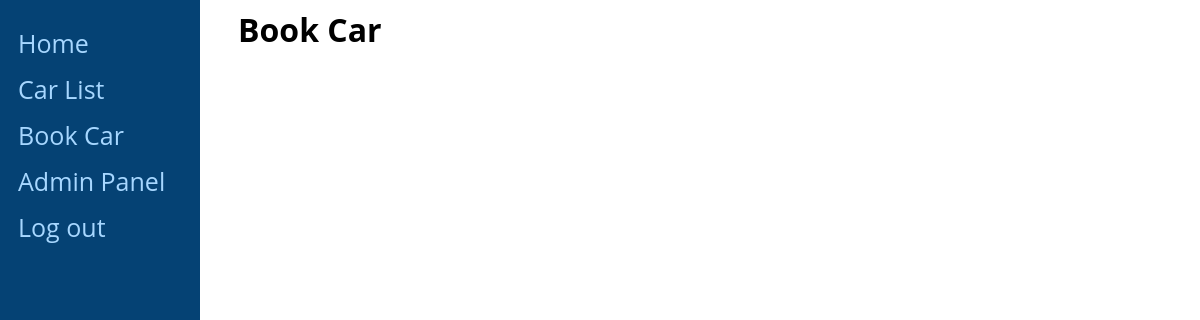
The page /home/book-car/ (signed in) on the database as committed earlier.
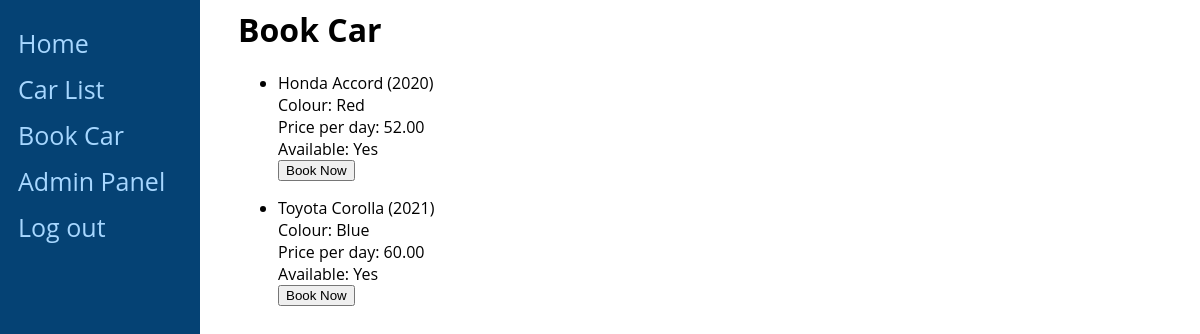
The same page on the database as committed later.
### main/models.py (models this page shows)
class Car(models.Model):
    COLOUR_CHOICES = (
    ('Black', 'Black'),
    ('Blue', 'Blue'),
    ('Brown', 'Brown'),
    ('Gray', 'Gray'),
    ('Green', 'Green'),
    ('LightBlue', 'LightBlue'),
    ('Navy', 'Navy'),
    ('Red', 'Red'),
    ('Silver', 'Silver'),
    ('White', 'White'),
    )
    YEAR_CHOICES = (
        (2023, '2023'),
        (2022, '2022'),
        (2021, '2021'),
        (2020, '2020'),
        (2019, '2019'),
        (2018, '2018'),
        (2017, '2017'),
        (2016, '2016'),
        (2015, '2015'),
    )
    make = models.CharField(max_length=100)
    model = models.CharField(max_length=100)
    colour = models.CharField(max_length=20, choices=COLOUR_CHOICES)
    year = models.IntegerField(choices=YEAR_CHOICES)
    price_per_day = models.DecimalField(max_digits=10, decimal_places=2)
    is_available = models.BooleanField(default=True)

### main/views.py (the view)
# urls.py: path('book-car/', BookCars.as_view(), name='book-car'),
class BookCars(ListView):
    model = Car
    template_name = 'main/book_car.html'
    context_object_name = 'cars'

### main/templates/main/book_car.html (shortened to what this page needs)
{% extends 'main/base.html' %}
{% block content %}
<head>
</head>
<body>
    <h1>Book Car</h1>
    <ul>
        {% for car in cars %}
            <li>
                {{ car.make }} {{ car.model }} ({{ car.year }})<br>
                Colour: {{ car.colour }}<br>
                Price per day: {{ car.price_per_day }}<br>
                Available: {% if car.is_available %}Yes{% else %}No{% endif %}<br>
                <form method="POST" action="{% url 'book-car' %}">
                    <input type="submit" value="Book Now" {% if not car.is_available %}disabled{% endif %}>
                </form>
            </li>
        {% endfor %}
    </ul>
</body>
{% endblock %}

Rows that differ between the two databases and show on the page:
added Car: make "Honda", model "Accord", year "2020", colour "Red", price_per_day "52.00", shows "Yes", is_available "Book Now"
added Car: make "Toyota", model "Corolla", year "2021", colour "Blue", price_per_day "60.00", shows "Yes", is_available "Book Now"
